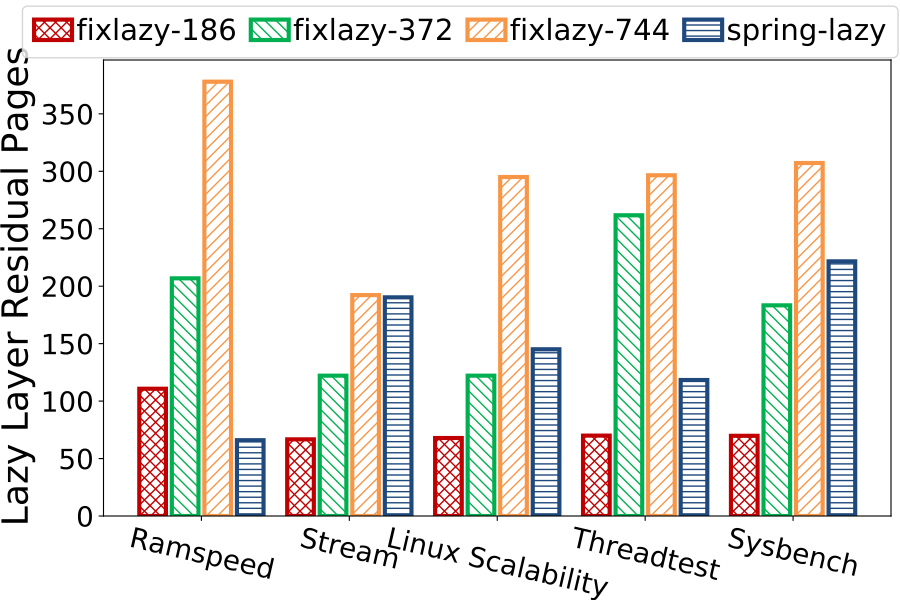

The script that drew this image:
import sys,os
import matplotlib.pyplot as plt
import numpy as np
from matplotlib.ticker import ScalarFormatter

colorDict = {'fixlazy-186': '#C00000', 'fixlazy-372': '#00B050', 'fixlazy-744': '#F79646', 'spring-lazy': '#1f497d'}
hatchDict = {'fixlazy-186': 'xxx', 'fixlazy-372': '\\\\\\', 'fixlazy-744': '///', 'spring-lazy': '---'}

oriData = [
    {
        'name': 'Ramspeed',
        'fixlazy-186': 110.77,
        'fixlazy-372': 206.85,
        'fixlazy-744': 377.96,
        'spring-lazy': 65.93,
    },
    {
        'name': 'Stream',
        'fixlazy-186': 66.7,
        'fixlazy-372': 122.14,
        'fixlazy-744': 192.27,
        'spring-lazy': 190.3,
    },
    {
        'name': 'Linux Scalability',
        'fixlazy-186': 67.88,
        'fixlazy-372': 122.14,
        'fixlazy-744': 295.03,
        'spring-lazy': 145.09,
    },
    {
        'name': 'Threadtest',
        'fixlazy-186': 69.98,
        'fixlazy-372': 261.7,
        'fixlazy-744': 296.55,
        'spring-lazy': 118.33,
    },
    {
        'name': 'Sysbench',
        'fixlazy-186': 69.79,
        'fixlazy-372': 183.36,
        'fixlazy-744': 307.23,
        'spring-lazy': 221.61,
    }
]

fix186Arr = []
fix372Arr = []
fix744Arr = []
springArr = []
tickArr = []

for dataDict in oriData:
    tickArr.append(dataDict['name'])
    curFix186Remain = dataDict['fixlazy-186']
    curFix372Remain = dataDict['fixlazy-372']
    curFix744Remain = dataDict['fixlazy-744']
    curSpringRemain = dataDict['spring-lazy']
    fix186Arr.append(curFix186Remain)
    fix372Arr.append(curFix372Remain)
    fix744Arr.append(curFix744Remain)
    springArr.append(curSpringRemain)

labelArr = ['fixlazy-186', 'fixlazy-372', 'fixlazy-744', 'spring-lazy']
allArr = [fix186Arr, fix372Arr, fix744Arr, springArr]

ind=np.arange(len(tickArr))
bar_width = 0.18
gap_width = 0.04
totalBarNum = len(allArr)

plt.figure(figsize=(9,6))

barCnt = 0
for barId in range(totalBarNum):
    offset = 0.0-bar_width*(totalBarNum/2.0)-gap_width*((totalBarNum-1.0)/2)+(barCnt+0.5)*bar_width+barCnt*gap_width
    curP = plt.bar(ind+offset, allArr[barId], bar_width, label=labelArr[barId],color='white', \
        edgecolor=colorDict[labelArr[barId]], hatch=hatchDict[labelArr[barId]], lw=3)
    barCnt += 1

plt.ylabel('Lazy Layer Residual Pages', fontsize=26)
plt.yticks(fontsize=20)
# plt.ylim(0,1.25)

# xfmt = ScalarFormatter(useMathText=True)
# xfmt.set_powerlimits((0, 0))
# plt.gca().yaxis.set_major_formatter(xfmt)

# plt.text(-0.5, 1.25, r'$\times10^{-2}$',fontsize=20)

plt.xticks(ind,tickArr, fontsize=20, rotation=360-13)
# plt.xlabel('Main Memory Capacity(GB)', fontsize=26)

plt.subplots_adjust(left=0.115, right=0.99, top=0.90, bottom=0.14)

plt.legend(fontsize=21, ncol = 4, loc='upper center', columnspacing=0.5, handletextpad=0.15, bbox_to_anchor=(0.453, 1.15), handlelength=1.3)

plt.savefig('%s.pdf' % os.path.splitext(sys.argv[0])[0])
plt.show()
